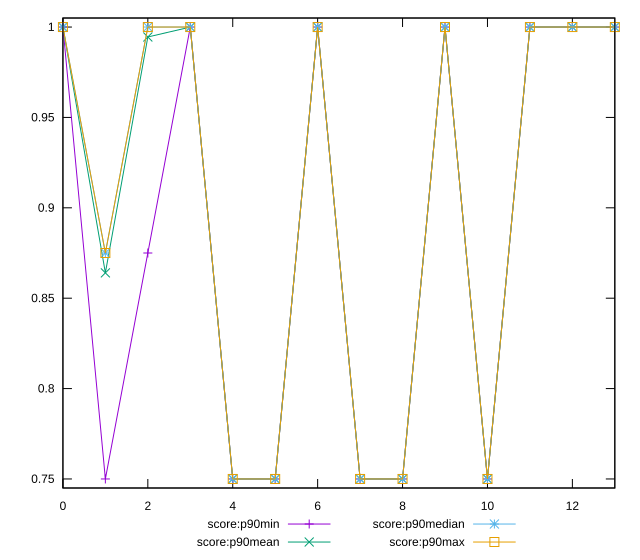

gnuplot code for this plot:
reset

$scoreP90Min <<EOF
0 1
1 0.75
2 0.875
3 1
4 0.75
5 0.75
6 1
7 0.75
8 0.75
9 1
10 0.75
11 1
12 1
13 1
EOF

$scoreP90Mean <<EOF
0 1
1 0.864010989010989
2 0.9945054945054945
3 1
4 0.75
5 0.75
6 1
7 0.75
8 0.75
9 1
10 0.75
11 1
12 1
13 1
EOF

$scoreP90Median <<EOF
0 1
1 0.875
2 1
3 1
4 0.75
5 0.75
6 1
7 0.75
8 0.75
9 1
10 0.75
11 1
12 1
13 1
EOF

$scoreP90Max <<EOF
0 1
1 0.875
2 1
3 1
4 0.75
5 0.75
6 1
7 0.75
8 0.75
9 1
10 0.75
11 1
12 1
13 1
EOF

set key outside below
set xrange [0:13]
set yrange [0.745:1.005]
set trange [0.745:1.005]
set terminal svg size 640, 560 enhanced background rgb 'white'
set output "reprap/unused-css-rules/progression/score.svg"

plot $scoreP90Min title "score:p90min" with linespoints, \
     $scoreP90Mean title "score:p90mean" with linespoints, \
     $scoreP90Median title "score:p90median" with linespoints, \
     $scoreP90Max title "score:p90max" with linespoints

reset
